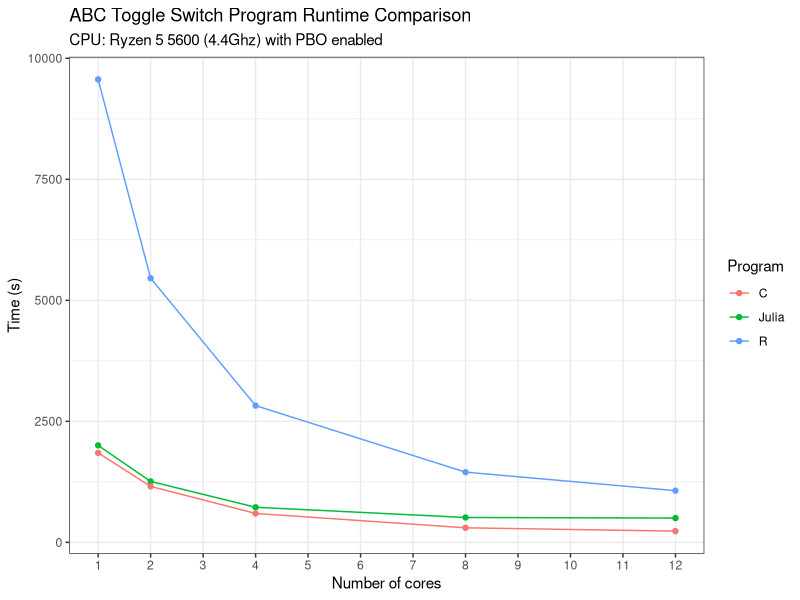

This chart was generated by the following R code:
# This script visualises the various runtimes
# Created: 01/08/2025
# Modified: 01/08/2025


# Set working directory
setwd("~/GitHub/Bayesian_SIMD_examples/Prior_Predictive_Sampling_Toggle_Switch")

# Load packages
library(tidyverse)

# Load data
Julia_runtimes <- read.csv("output_Julia_runtime.csv") %>%
  mutate("Program" = "Julia")

R_runtimes <- read.csv("output_R_runtime.csv") %>%
  mutate("Program" = "R")

c_runtimes <- read.csv("cl_output_c_runtime.csv") %>% 
  mutate("Program" = "C")


# Merge
runtimes <- bind_rows(Julia_runtimes, R_runtimes, c_runtimes) %>%
  pivot_wider(names_from = Program,
              values_from = time)

# Visualise
runtimes %>% 
  pivot_longer(cols = -cores,
               names_to = "Program",
               values_to = "time") %>% 
  ggplot(data = , aes(x = cores, y = time, colour = Program))+
  geom_point()+
  geom_line()+
  labs(x = "Number of cores",
       y = "Time (s)",
       title = "ABC Toggle Switch Program Runtime Comparison",
       subtitle = "CPU: Ryzen 5 5600 (4.4Ghz) with PBO enabled")+
  scale_x_continuous(breaks = 1:12,
                     minor_breaks = NULL)+
  # scale_y_log10(
  #   # limits = c(10, NA)
  # )+
  theme_bw()
